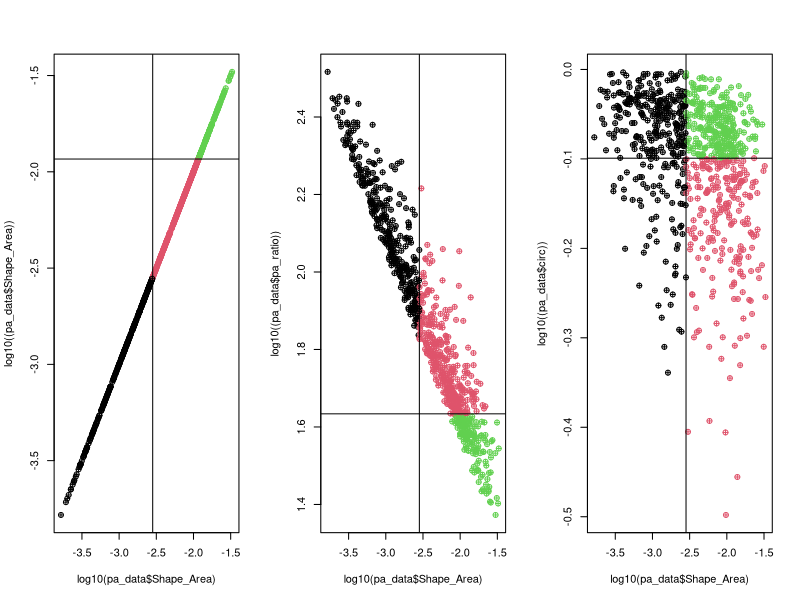
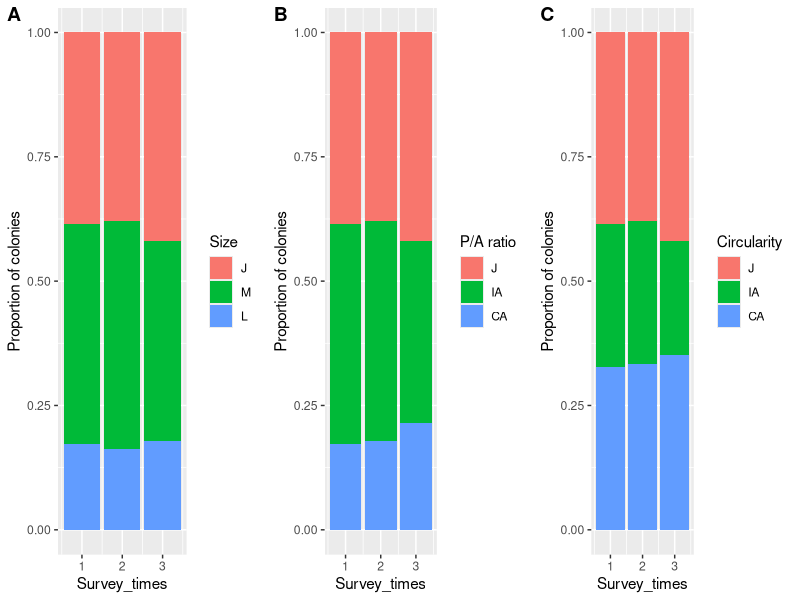

The R script that drew these images, in order: (Note: this script raises an error after producing the figures.)
## ---- chunk 1
knitr::opts_chunk$set(echo = TRUE)
## ---- chunk 2
####LIBRARIES####
library(tidyverse)
library(readr)
library(cowplot)
## ---- chunk 3
####DATA####
pa_data <- read_csv("data/OL_PA_all.csv")

####CLASS CHECK####
pa_data$Shape_Length <- as.numeric(pa_data$Shape_Length)
pa_data$Shape_Area <- as.numeric(pa_data$Shape_Area)
pa_data$Survey_times <- as.numeric(pa_data$Survey_times)
pa_data$Plot_ID <- as.factor(pa_data$Plot_ID)
#pa_data$Source <- as.factor(pa_data$Source)
pa_data$Fate <- as.factor(pa_data$Fate)
pa_data$Recruit[is.na(pa_data$Recruit)] <- "N" #fill the data with NO recruit
pa_data$Recruit <- as.factor(pa_data$Recruit)

####Classify juvenile and adult####
pa_data$size_class <- NA
pa_data$size_class[pa_data$Shape_Area<=0.002827433 ] <- 'J' #size smaller than 6 cm is juvenile
pa_data$size_class[pa_data$Shape_Area > 0.002827433] <- 'A'
pa_data$size_class <- as.factor(pa_data$size_class)

####Calculate pa_ratio####
pa_data$pa_ratio <- pa_data$Shape_Length / pa_data$Shape_Area

####Circularity####
pa_data$Circle_Length <- sqrt(pa_data$Shape_Area / pi) * 2 * pi
pa_data$circ <- pa_data$Circle_Length / pa_data$Shape_Length

summary(pa_data)

## ---- chunk 4
##########plot definition of J IA CA

# find the half total area of adult
half_adult_sum <- sum(pa_data$Shape_Area[pa_data$size_class != "J"]) / 2
adult_data <- pa_data[pa_data$size_class != "J", ] #filter adult for classification


#####Classify by Size########
# Find cutoff Size
adult_area <- 0
cutoff_size <- NA
unique_areas <- sort(unique(adult_data$Shape_Area))

for (i in 1:length(unique_areas)) {
  area_indices <- min(which(adult_data$Shape_Area == unique_areas[i])) #avoid the same Shape_area value
  if (length(area_indices) == 1) {
    if (adult_area < half_adult_sum) {
      adult_area <- adult_area + adult_data$Shape_Area[area_indices]
    } else {
      cutoff_size <- unique_areas[i-3] #find the closest value manually...
      break
    }
  } else {
    stop("Error: Multiple values found for the same unique area.")
  }
}
# Classify medium and large adult by cutoff value
pa_data$pure_size <- NA
pa_data$pure_size[pa_data$Shape_Area <= 0.002827433] <- "J"
pa_data$pure_size[pa_data$Shape_Area > 0.002827433 & pa_data$Shape_Area <= cutoff_size] <- "M"
pa_data$pure_size[pa_data$Shape_Area > 0.002827433 & pa_data$Shape_Area > cutoff_size] <- "L"
pa_data$pure_size <- as.factor(pa_data$pure_size)
pa_data$pure_size <- factor(pa_data$pure_size, levels = c("J","M","L"))


#####Classify by P/A ratio########
# find the half total area of adult
adult_area <- 0
cutoff_pa_ratio <- NA
for (i in 1:length(sort(unique(pa_data$pa_ratio)))){
  if(adult_area < half_adult_sum){
    adult_area <- adult_area + pa_data$Shape_Area[pa_data$pa_ratio == sort(unique(pa_data$pa_ratio))[i]]
  }else{
    cutoff_pa_ratio <- sort(unique(pa_data$pa_ratio))[i-1] #find the closest manually...
    break
  }
}
# Classify PA ratio by cutoff value
pa_data$size_class_pa <- NA
pa_data$size_class_pa[pa_data$Shape_Area <= 0.002827433] <- "J"
pa_data$size_class_pa[pa_data$Shape_Area > 0.002827433 & pa_data$pa_ratio >= cutoff_pa_ratio] <- "IA"
pa_data$size_class_pa[pa_data$Shape_Area > 0.002827433 & pa_data$pa_ratio < cutoff_pa_ratio] <- "CA"
pa_data$size_class_pa <- as.factor(pa_data$size_class_pa)
pa_data$size_class_pa <- factor(pa_data$size_class_pa, levels = c("J","IA","CA"))


#####Classify by Circularity########
# find the half total area of adult
adult_area <- 0
cutoff_circ <- NA
unique_areas <- sort(unique(adult_data$circ))
for (i in 1:length(unique_areas)){
  if(adult_area < half_adult_sum){
    adult_area <- adult_area + adult_data$Shape_Area[adult_data$circ == unique_areas[i]]
  }else{
    cutoff_circ <- unique_areas[i-1] #make the sum of CA IA closer
    break
  }
}

# Classify circularity by cutoff value
pa_data$size_class_circ <- NA
pa_data$size_class_circ[pa_data$Shape_Area <= 0.002827433] <- "J"
pa_data$size_class_circ[pa_data$Shape_Area > 0.002827433 & pa_data$circ <= cutoff_circ] <- "IA"
pa_data$size_class_circ[pa_data$Shape_Area > 0.002827433 & pa_data$circ > cutoff_circ] <- "CA"
pa_data$size_class_circ <- as.factor(pa_data$size_class_circ)
pa_data$size_class_circ <- factor(pa_data$size_class_circ, levels = c("J","IA","CA"))


####Plot pa_ratio with size base on morphological stages####
png(file="C:/Users/keelu/R/FiFu_analysis/Figs/SizeClass_scatter.png",
width=800, height=650, res=100)

par(mfrow=c(1,3))
plot(log10(pa_data$Shape_Area), log10((pa_data$Shape_Area)),
     pch = 10,
     col = factor(pa_data$pure_size))
abline(v=log10(pi*0.03^2))#check the standard of adult
abline(h=log10(cutoff_size)) #check the standard of compact adult
plot(log10(pa_data$Shape_Area), log10((pa_data$pa_ratio)),
     pch = 10,
     col = factor(pa_data$size_class_pa))
abline(v=log10(pi*0.03^2))#check the standard of adult
abline(h=log10(cutoff_pa_ratio)) #check the standard of compact adult
plot(log10(pa_data$Shape_Area), log10((pa_data$circ)),
     pch = 10,
     col = factor(pa_data$size_class_circ))
abline(v=log10(pi*0.03^2))#check the standard of adult
abline(h=log10(cutoff_circ)) #check the standard of compact adult
dev.off()
## ---- chunk 5
#####plot composition difference in 3 survey times
#clean data
df <- data.frame(pa_data$Survey_times, pa_data$pure_size, pa_data$size_class_pa, pa_data$size_class_circ) 
colnames(df) <- c("Survey_times", "Size","P/A ratio","Circularity")

plot_list <- list()
for (i in 1:3) {
  data <- data.frame(
    x = df[,1],
    y = df[,i+1]
  )
  p <- ggplot(data = data, aes(x = x, fill = y, na.rm = TRUE)) +
    geom_bar(position = "fill") +
    xlab("Survey_times") +
    ylab("Proportion of colonies")+ 
    guides(fill=guide_legend(title=colnames(df[i+1])))
  plot_list[[i]] <- p
}

#plot together
fig1 <- plot_grid(plot_list[[1]],plot_list[[2]],plot_list[[3]],align="h",labels=c("A","B","C"),nrow = 1)
ggsave("C:/Users/keelu/R/FiFu_analysis/Figs/times_proportion_fillbox.png", plot = fig1, width = 6, height = 5.3, dpi = 100)
dev.off()
## ---- chunk 6
############Analyze the Fates of colonies###################
####Add Fate (G,S) and their sa_change####
pa_data_GS <- data.frame()
# Subset the data.frame to only include observations from the two dates of interest
for (plot_id in c("M1", "M2", "TY3")) { # loop in sites
  #print(plot_id)
  for (t in 1:2) { # loop in survey times
    #print(paste0("t=",t))
    pa_data_subset <- pa_data[pa_data$Plot_ID == plot_id,]
    pa_data_subset <- pa_data_subset[pa_data_subset$Survey_times == t | pa_data_subset$Survey_times == t+1, ]
    pa_data_subset <- pa_data_subset[!(pa_data_subset$Fate %in% c("D","Fu","Fi") & pa_data_subset$Survey_times == t), ]
    pa_data_subset <- pa_data_subset[!(pa_data_subset$Recruit == "Y"& pa_data_subset$Survey_times == t+1),] #don't calculate new colonies
    pa_data_subset <- pa_data_subset[!(!is.na(pa_data_subset$Source) & pa_data_subset$Survey_times == t+1),]
    
    # Create a new data.frame to store the area change for each coral colony
    area_change_df <- data.frame(ID = unique(pa_data_subset$ID), sa_change = NA)
    
    # Loop through each ID and calculate the area change between the two dates
    for (i in 1:length(unique(pa_data_subset$ID))) {
      #print(paste0("i=",i))
      current_id <- unique(pa_data_subset$ID)[i]
      current_area <- pa_data_subset[pa_data_subset$ID == current_id & pa_data_subset$Survey_times == t, "Shape_Area"]
      future_area <- pa_data_subset[pa_data_subset$ID == current_id & pa_data_subset$Survey_times == t+1, "Shape_Area"]
      # Check if current_area and future_area are not NA
      if (nrow(current_area) > 0 & nrow(future_area) > 0) {
        area_change <- future_area - current_area
        area_change_df[i, "sa_change"] <- area_change
      }
    }
    pa_data_subset <- pa_data_subset[pa_data_subset$Survey_times == t,] #only left t to merge
    # Merge the area change data.frame back into the original data.frame using the ID variable
    pa_data_subset$sa_change <- area_change_df$sa_change[match(pa_data_subset$ID, area_change_df$ID)]
    pa_data_GS <- rbind(pa_data_GS, pa_data_subset)
    }
}
#Calculate for growth and shrink
pa_data_GS$Fate <- ifelse(pa_data_GS$sa_change >= 0, "G", "S")

###Add sa_change of D ####
pa_data_D <- data.frame()

# Calculate sa_change
for (plot_id in c("M1", "M2", "TY3")) {
  for (t in 1:2) {
    # Subset the data.frame to only include D and N colonies
    pa_data_subset <- pa_data[pa_data$Plot_ID == plot_id,]
    pa_data_subset <- pa_data_subset[pa_data_subset$Survey_times == t, ]
    pa_data_subset <- pa_data_subset[pa_data_subset$Fate == "D", ]
    pa_data_subset <- pa_data_subset[complete.cases(pa_data_subset$ID), ] # clean NA rows
    
    # Create a new data.frame to store the area change for each coral colony
    area_change_df <- data.frame(ID = unique(pa_data_subset$ID), sa_change = NA)

    # Loop through each ID and calculate the area change between the two dates
    for (i in 1:length(unique(pa_data_subset$ID))) {
      #print(paste0("i=",i))
      current_id <- unique(pa_data_subset$ID)[i]
      # Calculate D 
        area_change <- 0 - pa_data_subset$Shape_Area[i] # calculate Dead sa_change
        area_change_df[i, "sa_change"] <- area_change
    }
    pa_data_subset$sa_change <- area_change_df$sa_change[match(pa_data_subset$ID, area_change_df$ID)]
    pa_data_D <- rbind(pa_data_D, pa_data_subset) #Bind subset into DN dataframe
}
}

###Add sa_change of Fi####
pa_data_Fi <- data.frame()

for (plot_id in c("M1", "M2", "TY3")) {
  for (t in 1:2) {
# Subset the data.frame to only include Fi colonies
    pa_data_subset <- pa_data[pa_data$Plot_ID == plot_id,]
    pa_data_subset <- pa_data_subset[pa_data_subset$Survey_times == t | pa_data_subset$Survey_times == t+1, ]
    pa_data_subset <- pa_data_subset[(pa_data_subset$Fate == "Fi" & pa_data_subset$Survey_times == t) | (!is.na(pa_data_subset$Source) & pa_data_subset$Survey_times == t+1), ]
    pa_data_subset <- pa_data_subset[complete.cases(pa_data_subset$ID), ] # clean NA rows

    pa_data_subset_1 <- pa_data_subset[pa_data_subset$Survey_times == t,] # time one data
    pa_data_subset_2 <- pa_data_subset[pa_data_subset$Survey_times == t+1,] # time two data
    
    if (nrow(pa_data_subset_1) != 0){  # check there are fi colonies or not
    # Get the ID of fission colonies
      area_change_df <- data.frame(ID = unique(pa_data_subset_1$ID), sa_change = NA)
    # Loop through Fi colonies dataframe
    for (j in 1:length(unique(pa_data_subset_1$ID))) {
      current_id_1 <- unique(pa_data_subset_1$ID)[j]
    # Loop through each ID and calculate total Fi from t+1
    Fi_total <- 0
      for (i in 1:length(unique(pa_data_subset_2$ID))) {
      #print(paste0("i=",i))
      current_id <- unique(pa_data_subset_2$ID)[i]
      # Calculate Fi
      if (pa_data_subset_2$Source[i] == current_id_1) {
      Fi_total <- Fi_total + pa_data_subset_2$Shape_Area[i] # calculate total Fi area from single colony
      }
    }
      area_change <- Fi_total - pa_data_subset_1$Shape_Area[j]
      area_change_df[j, "sa_change"] <- area_change
    }
    pa_data_subset_1$sa_change <- area_change_df$sa_change[match(pa_data_subset_1$ID, area_change_df$ID)]
    pa_data_Fi <- rbind(pa_data_Fi, pa_data_subset_1) #Bind subset into Fi dataframe
    }
  }
  }

###Add sa_change of Fu####
pa_data_Fu <- data.frame()

for (plot_id in c("M1", "M2", "TY3")) {
  for (t in 1:2) {
# Subset the data.frame to only include Fu colonies
    pa_data_subset <- pa_data[pa_data$Plot_ID == plot_id,]
    pa_data_subset <- pa_data_subset[pa_data_subset$Survey_times == t | pa_data_subset$Survey_times == t+1, ]
    pa_data_subset <- pa_data_subset[(pa_data_subset$Fate == "Fu" & pa_data_subset$Survey_times == t) | (!is.na(pa_data_subset$Source) & pa_data_subset$Survey_times == t+1), ]
    pa_data_subset <- pa_data_subset[complete.cases(pa_data_subset$ID), ] # clean NA rows

    pa_data_subset_1 <- pa_data_subset[pa_data_subset$Survey_times == t,] # time one data
    pa_data_subset_1$ID <- as.numeric(pa_data_subset_1$ID)
    pa_data_subset_2 <- pa_data_subset[pa_data_subset$Survey_times == t+1,] # time two data
    pa_data_subset_2$Source <- as.character(pa_data_subset_2$Source)
    pa_data_subset_2 <- pa_data_subset_2[grepl("\\+", pa_data_subset_2$Source) == TRUE,] # remove Fi
    
    ##Calculate total source area from subset2 first##
    if (nrow(pa_data_subset_2) != 0){  # check there are fu colonies or not
    # Get the ID of Fusion colonies
      Source_total <- data.frame(ID = unique(pa_data_subset_2$ID), Source_total = NA)
    # Loop through Time2 colonies dataframe
    for (j in 1:length(unique(pa_data_subset_2$ID))) {
    # break source into separate IDs
      Fu_list <- strsplit(as.character(pa_data_subset_2$Source)[j], "\\+")[[1]] # separate numbers
      Fu_list <- as.numeric(Fu_list)
   # Loop through each ID and calculate total Fi from t+1
    Fu_total <- 0
      for (i in 1:length(unique(pa_data_subset_1$ID))) {
      #print(paste0("i=",i))
        if ((pa_data_subset_1$ID)[i] %in% Fu_list){ #check the Fu ID match or not
          Fu_total <- Fu_total + pa_data_subset_1$Shape_Area[i] # calculate total Fu area 
        } 
    }
      Source_total[j, "Source_total"] <- Fu_total
    }
      pa_data_subset_2$Source_total <- Source_total$Source_total[match(pa_data_subset_2$ID, Source_total$ID)]
    }
    
    ##Calculate sa_change in subset1##
    if (nrow(pa_data_subset_1) != 0){  # check there are fi colonies or not
    # Get the ID of fission colonies
      area_change_df <- data.frame(ID = unique(pa_data_subset_1$ID), sa_change = NA)
    # Loop through Fu colonies dataframe
    for (j in 1:length(unique(pa_data_subset_1$ID))) {
      current_id <- unique(pa_data_subset_1$ID)[j]
    # Loop through each ID in T2 data and find total Fu area
      for (i in 1:length(unique(pa_data_subset_2$ID))) {
      #print(paste0("i=",i))
      # break source into separate IDs
      Fu_list <- strsplit(as.character(pa_data_subset_2$Source)[i], "\\+")[[1]] # separate numbers
      Fu_list <- as.numeric(Fu_list)
      # Calculate Fu area change
      if (current_id %in% Fu_list) {
        proportion <- (pa_data_subset_1$Shape_Area[j] / pa_data_subset_2$Source_total[i])
        area_change <- pa_data_subset_2$Shape_Area[i]*proportion - pa_data_subset_1$Shape_Area[j]
      }
    }
      area_change_df[j, "sa_change"] <- area_change
    }
    pa_data_subset_1$sa_change <- area_change_df$sa_change[match(pa_data_subset_1$ID, area_change_df$ID)]
    pa_data_Fu <- rbind(pa_data_Fu, pa_data_subset_1) #Bind subset into Fu dataframe
    }
  }
}

####Combine all of cleaned data####
pa_data_done <- rbind(pa_data_GS,pa_data_D,pa_data_Fi,pa_data_Fu)

#### Calculate changing rate
pa_data_done$change_rate <- (pa_data_done$Shape_Area+pa_data_done$sa_change) / pa_data_done$Shape_Area


# Bind time 3 data
pa_data_done <- bind_rows(list(pa_data_done,pa_data[pa_data$Survey_times == 3,]))

#standerdize ratio by survey time
pa_data_done$rate_ad <-  ifelse(pa_data_done$Survey_times == 1 & pa_data_done$Plot_ID == "M1",
                                    pa_data_done$change_rate * 12/17,
                                    ifelse(
                                    pa_data_done$Survey_times == 2 & pa_data_done$Plot_ID == "M1",
                                    pa_data_done$change_rate * 12/9,
                                    ifelse(
                                    pa_data_done$Survey_times == 1 & pa_data_done$Plot_ID == "M2",
                                    pa_data_done$change_rate * 12/15,
                                    ifelse(
                                    pa_data_done$Survey_times == 2 & pa_data_done$Plot_ID == "M2",
                                    pa_data_done$change_rate * 12/11,
                                    ifelse(
                                    pa_data_done$Survey_times == 1 & pa_data_done$Plot_ID == "TY3",
                                    pa_data_done$change_rate * 12/18,
                                    ifelse(
                                    pa_data_done$Survey_times == 2 & pa_data_done$Plot_ID == "TY3",
                                    pa_data_done$change_rate * 12/8,
                                    pa_data_done$change_rate
                                    )
                                    )
                                    )
                                    )
                                    )
)

## ---- chunk 7
summary(pa_data_done)
write.csv(pa_data_done, file = "C:/Users/keelu/R/FiFu_analysis/data/pa_data_done.csv")
## ---- chunk 8
####plot histgram to check normal distributin
pa_data_done_12 <-  filter(pa_data_done, Survey_times == 1 | Survey_times == 2)
hist(pa_data_done_12$rate_ad, breaks = 30)

rate_ad_adjusted <- pa_data_done_12$rate_ad
rate_ad_adjusted[rate_ad_adjusted == 0] <- .Machine$double.eps
qqnorm(rate_ad_adjusted)
qqline(rate_ad_adjusted)
## ---- chunk 9
####Plot pa_ratio and changing rate D=0 G>1#####Filter date 
# Define fate Growth and Death in discrete (G=1, D=0)
pa_data_done$Discrete_change <- ifelse(pa_data_done$Fate == "D", 0, ifelse(pa_data_done$Fate != "D", 1, NA))
pa_data_done_12 = filter(pa_data_done, Survey_times == 1 | Survey_times == 2)

# Clean data
df <- data.frame(pa_data_done_12$Discrete_change, pa_data_done_12$Shape_Area, pa_data_done_12$pa_ratio, pa_data_done_12$circ) 
colnames(df) <- c("Growth", "Size","PA_ratio","Circularity")

model <- glm(df$Growth ~ df$Size * df$Circularity, data = df, family = binomial)
summary(model)
with(summary(model), 1 - deviance/null.deviance) # Calculate McFadden's R-squared
#summary(model)$coefficients # Extract the results

# Calculate R square
R_square <- list()
for (i in 1:3) {
  model <- glm(df[[1]] ~ log10(df[[i+1]]), family = binomial)
  R_square[i] <- with(summary(model), 1 - deviance/null.deviance) # Calculate McFadden's R-squared
}
R_square <- as.numeric(R_square)

#set the position of annotation 
annotation <- data.frame(
  x = c(log10(median(df$Size)),log10(median(df$PA_ratio)),log10(median(df$Circularity))),
  y = c(0.1,0.1,0.1)
)
annotation$R_square <- R_square

# Plot discrete change with size, ratio, circ
plot_list <- list()
for (i in 1:3) {
  data <- data.frame(
    x = df[,i+1],
    y = df[,1]
  )
  p <- ggplot(data = data, aes(log10(x), y))+
  geom_point(shape=21)+
  geom_smooth(method="glm", method.args = list(family = "binomial"))+
  geom_point()+ 
  xlab(paste("log10",colnames(df[i+1])))+
  ylab(colnames(df[1]))+ 
  geom_text(data = annotation[i,], aes( x=x, y=y, label=round(R_square, 2)),
                  color="orange", 
                  size=7, fontface="bold" )
  plot_list[[i]] <- p
  }

#plot together
fig2 <- plot_grid(plot_list[[1]],plot_list[[2]],plot_list[[3]],align="h",labels=c("A","B","C"),nrow = 1)
ggsave("C:/Users/keelu/R/FiFu_analysis/Figs/Discrete_logClass_lm.png", plot = fig2, width = 6.5, height = 4.5, dpi = 100)
dev.off()

## ---- chunk 10
#####Plot all Fate vs non-Fate lm#########
combined_list <- list()
model_times <- list()
model_plus <- list()
# Define the fates 
Fate_loop <- c("D","G","S","Fi","Fu")

for (Fates in Fate_loop) {

  pa_data_done$Discrete_change <- ifelse(pa_data_done$Fate == Fates, 1, ifelse(pa_data_done$Fate != Fates, 0, NA))
  pa_data_done_12 <- filter(pa_data_done, Survey_times == 1 | Survey_times == 2)
  #pa_data_done_12 <- filter(pa_data_done_12, size_class != "J") #Exclude Juvenile
  
  # Clean data
  df <- data.frame(pa_data_done_12$Discrete_change, pa_data_done_12$Shape_Area, pa_data_done_12$pa_ratio, pa_data_done_12$circ) 
    colnames(df) <- c(paste(Fates,"=1",", ","non-",Fates,"=0"), "Size","PA_ratio","Circ")
  
  # Calculate R square
R_square <- list()
for (i in 1:3) {
  model <- glm(df[[1]] ~ log10(df[[i+1]]), family = binomial)
  R_square[i] <- with(summary(model), 1 - deviance/null.deviance) # Calculate McFadden's R-squared
}
R_square <- as.numeric(R_square)
  
  #set the position of annotation 
  annotation <- data.frame(
    x = c(log10(median(df$Size)),log10(median(df$PA_ratio)),log10(median(df$Circ))),
    y = c(0.1,0.1,0.1)
  )
  annotation$R_square <- R_square
  
  # Plot discrete change with size, ratio, circ
  plot_list <- list()
  for (i in 1:3) {
    data <- data.frame(
      x = df[,i+1],
      y = df[,1]
    )
    p <- ggplot(data = data, aes(log10(x), y))+
    geom_point(shape=21)+
    geom_smooth(method="glm", method.args = list(family = "binomial"))+
    geom_point()+ 
    xlab(paste("log10",colnames(df[i+1])))+
    ylab(colnames(df[1]))+ 
    geom_text(data = annotation[i,], aes( x=x, y=y, label=round(R_square, 2)),
                    color="orange", 
                    size=7, fontface="bold" )
    plot_list[[i]] <- p
  }

# Bind the lists
combined_list <- append(combined_list, plot_list)
}


#plot together
fig2_1 <- plot_grid(combined_list[[1]],combined_list[[2]],combined_list[[3]],combined_list[[4]],combined_list[[5]],combined_list[[6]],combined_list[[7]],combined_list[[8]],combined_list[[9]],combined_list[[10]],combined_list[[11]],combined_list[[12]],combined_list[[13]],combined_list[[14]],combined_list[[15]],align="h",nrow = 5)
ggsave("C:/Users/keelu/R/FiFu_analysis/Figs/Discrete_logClass_lm_all.png", plot = fig2_1, width = 6.5, height = 12, dpi = 100)
dev.off()

## ---- chunk 11
##### Manually loop trhough fate to get GLM result
# Define the fates 
Fate_loop <- c("D","G","S","Fi","Fu")
Fates <- "D"
pa_data_done$Discrete_change <- ifelse(pa_data_done$Fate == Fates, 1, ifelse(pa_data_done$Fate != Fates, 0, NA))
pa_data_done_12 <- filter(pa_data_done, Survey_times == 1 | Survey_times == 2)
#pa_data_done_12 <- filter(pa_data_done_12, size_class != "J") #Exclude Juvenile
  
# Clean data
  df <- data.frame(pa_data_done_12$Discrete_change, pa_data_done_12$Shape_Area, pa_data_done_12$pa_ratio, pa_data_done_12$circ) 
    colnames(df) <- c(paste(Fates,"=1",", ","non-",Fates,"=0"), "Size","PA_ratio","Circ")

# Calculate Size * Circ and Size + Circ
model_t <- glm(data = df, df[[1]] ~ log10(Size)*log10(Circ), family = binomial)
summary(model_t)
model_p <- glm(data = df, df[[1]] ~ log10(Size)+log10(Circ), family = binomial)
model_plus <- append(model_plus, model_p)
summary(model_p)
## ---- chunk 12
# Clean data
pa_data_done_12 <- filter(pa_data_done, Survey_times == 1 | Survey_times == 2)
df <- data.frame(pa_data_done_12$Fate, pa_data_done_12$pure_size, pa_data_done_12$size_class_pa, pa_data_done_12$size_class_circ) 
colnames(df) <- c("Fate", "Size","P/A ratio","Circularity")

# Plot the proportin of Fate from J, IA, CA
plot_list <- list()
for (i in 1:3) {
  data <- data.frame(
    x = df[,i+1],
    y = df[,1]
  )
  p <- ggplot(data = data, aes(x = x, fill = y,na.rm = TRUE)) + 
  geom_bar(position = "fill") +
  xlab(colnames(df[i+1])) + 
  ylab("Proportion of Fates")+
  geom_text(
      aes(label = signif(after_stat(count) / tapply(after_stat(count), after_stat(x), sum)[as.character(after_stat(x))], digits = 2)),
      stat = "count",
      position = position_fill(vjust = 0.5)
    )
  plot_list[[i]] <- p
  }
fig3 <- plot_grid(plot_list[[1]],plot_list[[2]],plot_list[[3]],align="h",labels=c("A","B","C"),nrow = 1)
ggsave("C:/Users/keelu/R/FiFu_analysis/Figs/Proportion_Fates.png", plot = fig3, width = 8, height = 5.3, dpi = 100)

# Plot the proportin of Fate from J, IA, CA. Reverse X Y
plot_list <- list()
for (i in 1:3) {
  data <- data.frame(
    x = df[,1],
    y = df[,i+1]
  )
  p <- ggplot(data = data, aes(x = x, fill = y,na.rm = TRUE)) + 
  geom_bar(position = "fill") +
  xlab(colnames(df[i+1])) + 
  ylab("Proportion of Fates")+
  geom_text(
      aes(label = signif(after_stat(count) / tapply(after_stat(count), after_stat(x), sum)[as.character(after_stat(x))], digits = 2)),
      stat = "count",
      position = position_fill(vjust = 0.5)
    )
  plot_list[[i]] <- p
  }
fig3_1 <- plot_grid(plot_list[[1]],plot_list[[2]],plot_list[[3]],align="h",labels=c("A","B","C"),nrow = 1)
ggsave("C:/Users/keelu/R/FiFu_analysis/Figs/Proportion_Fates_Revers.png", plot = fig3_1, width = 8.8, height = 5.3, dpi = 100)
#fig3_1

# Plot the proportin of Fate from J, IA, CA. Reverse X Y without J
pa_data_done_12 <- filter(pa_data_done, Survey_times == 1 | Survey_times == 2)
pa_data_done_12 <- filter(pa_data_done_12, size_class != "J")
df <- data.frame(pa_data_done_12$Fate, pa_data_done_12$pure_size, pa_data_done_12$size_class_pa, pa_data_done_12$size_class_circ) 
colnames(df) <- c("Fate", "Size","P/A ratio","Circularity")
plot_list <- list()
for (i in 1:3) {
  data <- data.frame(
    x = df[,1],
    y = df[,i+1]
  )
  p <- ggplot(data = data, aes(x = x, fill = y,na.rm = TRUE)) + 
  geom_bar(position = "fill") +
  xlab(colnames(df[i+1])) + 
  ylab("Proportion of Fates")+
  geom_text(
      aes(label = signif(after_stat(count) / tapply(after_stat(count), after_stat(x), sum)[as.character(after_stat(x))], digits = 2)),
      stat = "count",
      position = position_fill(vjust = 0.5)
    )
  plot_list[[i]] <- p
  }
fig3_2 <- plot_grid(plot_list[[1]],plot_list[[2]],plot_list[[3]],align="h",labels=c("A","B","C"),nrow = 1)
ggsave("C:/Users/keelu/R/FiFu_analysis/Figs/Proportion_Fates_Revers_NoJ.png", plot = fig3_2, width = 10.5, height = 3.8, dpi = 100)
## ---- chunk 13
### Plot mean multiplier difference
# Clean data, remove J due to all the same
pa_data_done_12 <- filter(pa_data_done, Survey_times == 1 | Survey_times == 2 )
pa_data_done_12 <- filter(pa_data_done_12, size_class == "A")
df <- data.frame(pa_data_done_12$Fate, pa_data_done_12$pure_size, pa_data_done_12$size_class_pa, pa_data_done_12$size_class_circ, pa_data_done_12$rate_ad) 
colnames(df) <- c("Fate", "Size","PA_ratio","Circularity","Multiplier")

# Plot the multiplier data range
plot_list <- list()
for (i in 1:3) {
  data <- data.frame(
    x = df[,1],
    y = df[,i+1],
    z = df[,5]
  )
  # Calculating both the mean and standard deviation
  result <- data %>%
  group_by(x, y) %>%
  summarise(
    Means = mean(z),
    SDs = sd(z)
  )
  p <- ggplot(result, aes(x = x, y = Means, fill = y)) +
  geom_bar(stat = "identity", position = position_dodge()) +
  geom_errorbar(aes(ymin = Means - SDs, ymax = Means + SDs), position = position_dodge(width = 0.9), width = 0.25) +
  labs(x = "Fate", y = "Multiplier", fill = colnames(df[i+1])) +
  theme_minimal()
  plot_list[[i]] <- p
}


fig4_1 <- plot_grid(plot_list[[1]],plot_list[[2]],plot_list[[3]],align="h",labels=c("A","B","C"),nrow = 1)
ggsave("C:/Users/keelu/R/FiFu_analysis/Figs/Multiplier_Fates_boxplot_NoJ.png", plot = fig4_1, width = 10.5, height = 3.8, dpi = 100)

## ---- chunk 14
### Plot method comparison
method_compare <- read_csv("data/Method_compare.csv")

### Plot mean multiplier difference
stage_loop <- c("J","I","C")
# Define the custom order
custom_order <- c("GJ","GI","GC","SJ","SI","SC","FiJ","FiI","FiC","FuJ","FuI","FuC","rec","mort")
method_compare$Fate <- factor(method_compare$Fate, levels = custom_order)

# Plot the multiplier difference in three methods
plot_list <- list()
for (i in 1:3) {
  df <- filter(method_compare, Stage == stage_loop[i])
  p <- ggplot(df, aes(x = Fate, y = multiplier, fill = Method)) +
  geom_bar(stat = "identity", position = position_dodge()) +
  labs(x = stage_loop[i], y = "Multiplier", fill = "Method") +
  theme_minimal()
  plot_list[[i]] <- p
}

fig5_1 <- plot_grid(plot_list[[1]],plot_list[[2]],plot_list[[3]],align="h",labels=c("A","B","C"),nrow = 1)
ggsave("C:/Users/keelu/R/FiFu_analysis/Figs/Method_compare_m.png", plot = fig5_1, width = 17.3, height = 3.6, dpi = 100)
#fig5_1


# Plot the Areal proportion difference in three methods
plot_list <- list()
for (i in 1:3) {
  df <- filter(method_compare, Stage == stage_loop[i])
  p <- ggplot(df, aes(x = Fate, y = prop_area, fill = Method)) +
  geom_bar(stat = "identity", position = position_dodge()) +
  labs(x = stage_loop[i], y = "Areal proportion", fill = "Method") +
  theme_minimal()
  plot_list[[i]] <- p
}

fig5_2 <- plot_grid(plot_list[[1]],plot_list[[2]],plot_list[[3]],align="h",labels=c("A","B","C"),nrow = 1)
ggsave("C:/Users/keelu/R/FiFu_analysis/Figs/Method_compare_a.png", plot = fig5_2, width = 17.3, height = 3.6, dpi = 100)
#fig5_2

# Plot the Areal proportion X multiplier difference in three methods
method_compare$aXm <- NA
method_compare$aXm <- method_compare$prop_area * method_compare$multiplier
plot_list <- list()
for (i in 1:3) {
  df <- filter(method_compare, Stage == stage_loop[i])
  p <- ggplot(df, aes(x = Fate, y = aXm, fill = Method)) +
  geom_bar(stat = "identity", position = position_dodge()) +
  labs(x = stage_loop[i], y = "Areal x Multiplier", fill = "Method") +
  theme_minimal()
  plot_list[[i]] <- p
}

fig5_3 <- plot_grid(plot_list[[1]],plot_list[[2]],plot_list[[3]],align="h",labels=c("A","B","C"),nrow = 1)
ggsave("C:/Users/keelu/R/FiFu_analysis/Figs/Method_compare_aXm.png", plot = fig5_3, width = 16, height = 5, dpi = 100)

## ---- chunk 15
### Calculate dynamics between three stages ###

dynamics_df <- data.frame()
dynamics_df_pa <- data.frame()
dynamics_df_circ <- data.frame()

# select loop column name
columns_to_loop <- c("pure_size", "size_class_pa", "size_class_circ")

# Loop through the selected columns size, pa, circ
for (col_name in columns_to_loop) {
  
  ## Find out how many J become IA and CA
  for (plot_id in c("M1", "M2", "TY3")) {
    for (t in 1:2) {
  #Filter date 
  pa_data_subset <- pa_data_done[pa_data_done$Plot_ID == plot_id,]
  pa_data_done_1 <- filter(pa_data_subset, Survey_times == t)
  pa_data_done_2 <- filter(pa_data_subset, Survey_times == t+1)
  column_values_1 <- pa_data_done_1[[col_name]]
  column_values_2 <- pa_data_done_2[[col_name]]
  
  # create a dataframe store morphological dynamic (ex. J Fu to CA = JFuCA)
  morpho_dynamic <- data.frame(ID = unique(pa_data_done_1$ID),dynamic = NA, stage = NA)
  
  for (j in 1:length(unique(pa_data_done_1$ID))) {
        current_id <- unique(pa_data_done_1$ID)[j]
      # Loop through each ID in T2 data and find corresponding size class 
        for (i in 1:length(unique(pa_data_done_2$ID))) {
            # Combine the size class in different times and the caused fate
            if (pa_data_done_1$Fate[j] == "S" | pa_data_done_1$Fate[j] == "G"){
              if (current_id == pa_data_done_2$ID[i]){ # check the ID is match
                morpho_dynamic$dynamic[j] <- paste0(pa_data_done_1$Fate[j],column_values_2[i])
                morpho_dynamic$stage[j] <- as.character(column_values_1[j])
                morpho_dynamic$rate_ad[j] <- pa_data_done_1$rate_ad[j]
                morpho_dynamic$area[j] <- pa_data_done_1$Shape_Area[j]
                morpho_dynamic$sa_change[j] <- pa_data_done_1$sa_change[j]
              } 
            } else if (pa_data_done_1$Fate[j] == "Fu"){
        # break source into separate IDs
        Fu_list <- strsplit(as.character(pa_data_done_2$Source)[i], "\\+")[[1]] 
        Fu_list <- as.numeric(Fu_list)
              if (current_id %in% Fu_list){
                morpho_dynamic$dynamic[j] <- paste0(pa_data_done_1$Fate[j],column_values_2[i])
                morpho_dynamic$stage[j] <- as.character(column_values_1[j])
                morpho_dynamic$rate_ad[j] <- pa_data_done_1$rate_ad[j]
                morpho_dynamic$area[j] <- pa_data_done_1$Shape_Area[j]
                morpho_dynamic$sa_change[j] <- pa_data_done_1$sa_change[j]
              }
            } else if (pa_data_done_1$Fate[j] == "Fi") { ###CHeck
              current_id <- as.character(current_id)
            if (current_id == pa_data_done_2$Source[i] & !is.na(pa_data_done_2$Source[i])){ # check the ID is match
                morpho_dynamic$dynamic[j] <- paste0(pa_data_done_1$Fate[j],column_values_2[i])
                morpho_dynamic$stage[j] <- as.character(column_values_1[j])
                indices <- which(pa_data_done_2$Source %in% pa_data_done_1$ID[j])
                Fi_total <- sum(pa_data_done_2$Shape_Area[indices])
                morpho_dynamic$rate_ad[j] <- pa_data_done_1$rate_ad[j]
                morpho_dynamic$area[j] <- pa_data_done_1$Shape_Area[j]
                morpho_dynamic$sa_change[j] <- pa_data_done_1$sa_change[j]
              }
            } else if (pa_data_done_1$Fate[j] == "D") {
            morpho_dynamic$dynamic[j] <- "D"
            morpho_dynamic$stage[j] <- as.character(column_values_1[j])
            morpho_dynamic$rate_ad[j] <- pa_data_done_1$rate_ad[j]
            morpho_dynamic$area[j] <- pa_data_done_1$Shape_Area[j]
            morpho_dynamic$sa_change[j] <- pa_data_done_1$sa_change[j]
          }
      }
      }
  morpho_dynamic$Survey_times <- t
  morpho_dynamic$Site <- plot_id
  
     # Rbind results to different dataframes based on a condition
      if (col_name == "pure_size") {
        dynamics_df <- rbind(dynamics_df, morpho_dynamic)
      } else if (col_name == "size_class_pa") {
        dynamics_df_pa <- rbind(dynamics_df_pa, morpho_dynamic)
      } else if (col_name == "size_class_circ") {
        dynamics_df_circ <- rbind(dynamics_df_circ, morpho_dynamic)
      }
  
    }
  }
} #loop column
## ---- chunk 16
########### Calculate multiplier

# Define the custom order
custom_order_1 <- c("GJ","GM","GL","SJ","SM","SL","FiJ","FiM","FiL","FuJ","FuM","FuL","D")
custom_order_2 <- c("GJ","GI","GC","SJ","SI","SC","FiJ","FiI","FiC","FuJ","FuI","FuC","D")


### Calculate mean change rate (multiplier) in each stage
dynamics_df_J <- filter(dynamics_df, stage == "J" )
dynamics_df_IA <- filter(dynamics_df, stage == "M") 
dynamics_df_CA <- filter(dynamics_df, stage == "L")


change_ratio_J <- dynamics_df_J %>%
  group_by(dynamic) %>%
  summarize(mean_x = mean(rate_ad), count = n())
# Convert the Name column to a factor with the custom order
change_ratio_J$dynamic <- factor(change_ratio_J$dynamic, levels = custom_order_1)
# Arrange the tibble based on the custom order
change_ratio_J <- change_ratio_J %>%
  arrange(dynamic)

change_ratio_IA <- dynamics_df_IA %>%
  group_by(dynamic) %>%
  summarize(mean_x = mean(rate_ad), count = n())
# Convert the Name column to a factor with the custom order
change_ratio_IA$dynamic <- factor(change_ratio_IA$dynamic, levels = custom_order_1)
# Arrange the tibble based on the custom order
change_ratio_IA <- change_ratio_IA %>%
  arrange(dynamic)

change_ratio_CA <- dynamics_df_CA %>%
  group_by(dynamic) %>%
  summarize(mean_x = mean(rate_ad), count = n())
# Convert the Name column to a factor with the custom order
change_ratio_CA$dynamic <- factor(change_ratio_CA$dynamic, levels = custom_order_1)
# Arrange the tibble based on the custom order
change_ratio_CA <- change_ratio_CA %>%
  arrange(dynamic)

change_ratio_J
change_ratio_IA
change_ratio_CA
